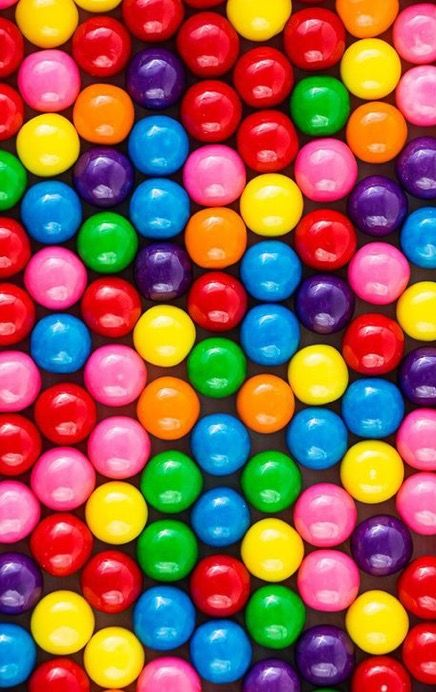
#> input picture image/ball_color.jpg, 436 x 692 px, found by its file name
$ python detect_object.py
#> lines starting #> are read from the running program, lines starting #| are printed output that depends on the picture; after the words box and inside, x2 and y2 are one past the last pixel; in counts of white or black regions, pixels touching at a corner belong together
import cv2
import numpy
import matplotlib.pyplot as plt

img = cv2.imread('./image/ball_color.jpg')
#> img is the input picture: shape (692, 436, 3); mean B, G, R 78.5, 93.8, 146.4
img = cv2.resize(img, (400, 400))
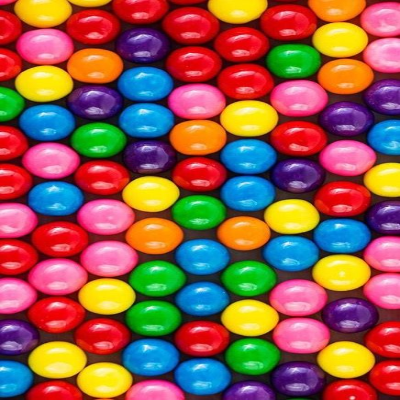
#> img: shape (400, 400, 3); mean B, G, R 78.4, 93.7, 146.3

# while True:

# color range (b,g,r)
lower = numpy.array([7, 104, 0])
upper = numpy.array([119, 253, 110])

# mask => binary
mask = cv2.inRange(img, lower, upper)
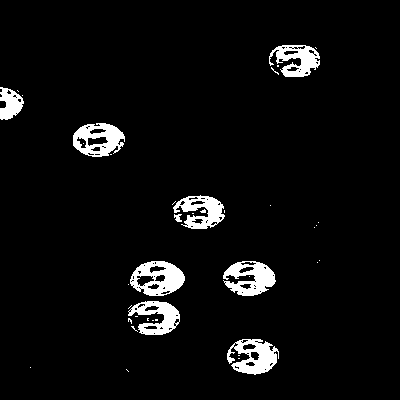
#> mask: shape (400, 400); 5% white; 39 white regions (30 under 20 px), largest, box (x1, y1, x2, y2) and area: (130, 261, 185, 296) 1164, (223, 261, 276, 296) 1120, (227, 339, 279, 375) 1093

result = cv2.bitwise_and(img, img, mask=mask)
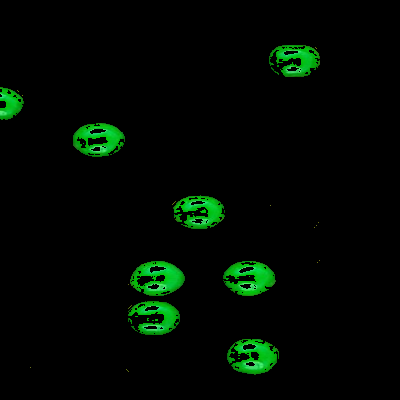
#> result: shape (400, 400, 3); mean B, G, R 1.6, 8.9, 0.7

img_plt = cv2.cvtColor(img,cv2.COLOR_BGR2RGB)
mask_plt = cv2.cvtColor(mask,cv2.COLOR_BGR2RGB)
result_plt = cv2.cvtColor(result,cv2.COLOR_BGR2RGB)

cv2.imshow('Original', img)
cv2.imshow('Mask', mask)
cv2.imshow('Result', result)
plt.imshow(img_plt)
plt.show()
cv2.waitKey(0)

cv2.destroyAllWindows()
